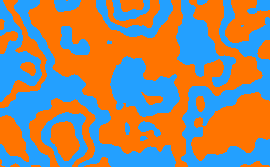
Frame 1 (no input)
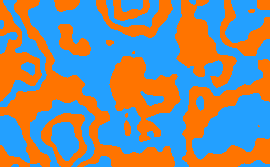
Frame 60 (the mouse pressed at the canvas centre just before this capture)
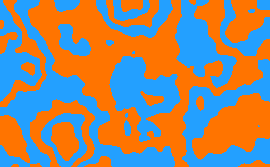
Frame 120 (the mouse held since frame 60 and released just before this capture)

The Processing sketch that drew these frames (run headless with seeded random() and noise(); from frame 60 on, the mouse is pressed at the canvas centre):

// Processing sketch: processing_18970
// ── processing_18970.pde

int NumLayers = 10;
int Speed = 20;
int WindowSize = 400;

  color color0 = color(35,160,255);
  color color1 = color(255,116,0);
  color thisColor = color0;
  
  float layerHeight = 1.0/NumLayers;


void setup(){
  
  size(270,167);
}

      float noiseVal;// = noise(x*.015, y*.015);
      float noiseBump;// = lerp(0,layerHeight,(frameCount % Speed) / ( 1.0 * Speed));


void draw(){
  
//  background(0);
  
loadPixels();
  
  for(int y = 0; y < height ; y++)
  {
    for(int x = 0 ; x < width ; x++)
    {
      float noiseVal = noise(x*.015, y*.015);
      float noiseBump = lerp(0,layerHeight,(frameCount % Speed) / ( 1.0 * Speed));
      int whichColor = int((noiseVal + noiseBump) / layerHeight);
      int startingColor = (((frameCount/Speed) % 2 ) == 0 ) ? 0 : 1 ;
      
      if(((whichColor + startingColor) % 2 ) == 0 ) thisColor = color0;
      else thisColor = color1;
      
      pixels[(y*width) + x] = thisColor;
//      set(x,y, thisColor);
    }  
  }
  
  updatePixels();
} 
  
